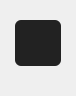
<?xml version="1.0" encoding="UTF-8"?>
<ui version="4.0">
 <class>MainWindow</class>
 <widget class="QMainWindow" name="MainWindow">
  <property name="geometry">
   <rect>
    <x>0</x>
    <y>0</y>
    <width>76</width>
    <height>96</height>
   </rect>
  </property>
  <property name="sizePolicy">
   <sizepolicy hsizetype="Preferred" vsizetype="Preferred">
    <horstretch>0</horstretch>
    <verstretch>0</verstretch>
   </sizepolicy>
  </property>
  <property name="windowTitle">
   <string>MainWindow</string>
  </property>
  <property name="styleSheet">
   <string notr="true"/>
  </property>
  <widget class="QWidget" name="centralwidget">
   <layout class="QGridLayout" name="gridLayout_2">
    <item row="0" column="1">
     <spacer name="verticalSpacer">
      <property name="orientation">
       <enum>Qt::Vertical</enum>
      </property>
      <property name="sizeHint" stdset="0">
       <size>
        <width>20</width>
        <height>120</height>
       </size>
      </property>
     </spacer>
    </item>
    <item row="1" column="0">
     <spacer name="horizontalSpacer">
      <property name="orientation">
       <enum>Qt::Horizontal</enum>
      </property>
      <property name="sizeHint" stdset="0">
       <size>
        <width>249</width>
        <height>20</height>
       </size>
      </property>
     </spacer>
    </item>
    <item row="1" column="1" rowspan="2" colspan="2">
     <widget class="QFrame" name="frame">
      <property name="styleSheet">
       <string notr="true">background-color: #ff222222;
border-radius: 6px;</string>
      </property>
      <property name="frameShape">
       <enum>QFrame::StyledPanel</enum>
      </property>
      <property name="frameShadow">
       <enum>QFrame::Raised</enum>
      </property>
      <layout class="QHBoxLayout" name="horizontalLayout">
       <property name="spacing">
        <number>0</number>
       </property>
       <item>
        <layout class="QGridLayout" name="gridLayout">
         <property name="spacing">
          <number>15</number>
         </property>
        </layout>
       </item>
      </layout>
     </widget>
    </item>
    <item row="2" column="3">
     <spacer name="horizontalSpacer_2">
      <property name="orientation">
       <enum>Qt::Horizontal</enum>
      </property>
      <property name="sizeHint" stdset="0">
       <size>
        <width>248</width>
        <height>20</height>
       </size>
      </property>
     </spacer>
    </item>
    <item row="3" column="2">
     <spacer name="verticalSpacer_2">
      <property name="orientation">
       <enum>Qt::Vertical</enum>
      </property>
      <property name="sizeHint" stdset="0">
       <size>
        <width>20</width>
        <height>130</height>
       </size>
      </property>
     </spacer>
    </item>
   </layout>
  </widget>
  <widget class="QMenuBar" name="menubar">
   <property name="geometry">
    <rect>
     <x>0</x>
     <y>0</y>
     <width>76</width>
     <height>20</height>
    </rect>
   </property>
  </widget>
  <action name="actiona">
   <property name="text">
    <string>a</string>
   </property>
   <property name="shortcut">
    <string>A</string>
   </property>
  </action>
  <action name="actionb">
   <property name="text">
    <string>b</string>
   </property>
   <property name="shortcut">
    <string>B</string>
   </property>
  </action>
 </widget>
 <resources/>
 <connections/>
</ui>
